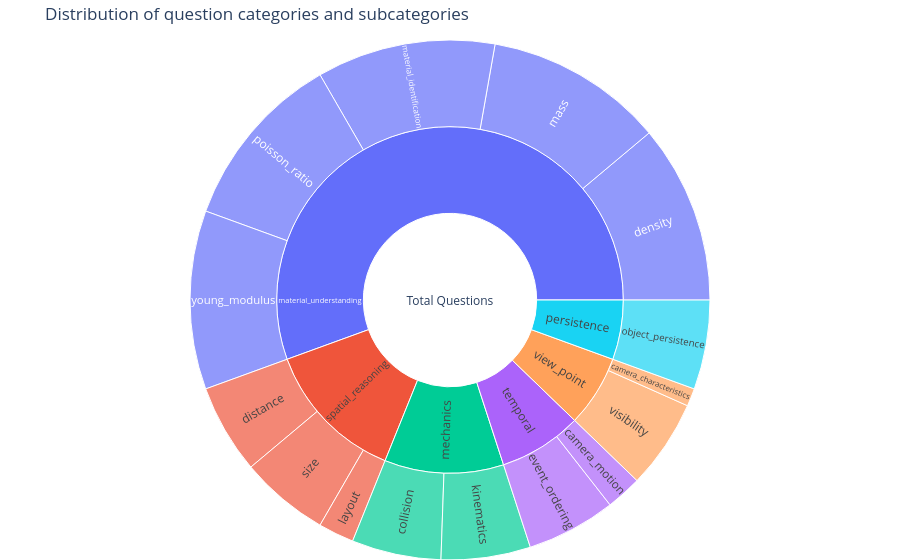

This figure's notebook cell:
### Code cell
import json
import plotly.graph_objects as go

# Paths
PATH_BAL_SUB = "/data0/sebastian.cavada/compositional-physics/tiny_vqa_deterministic/answering_questions/balancing_sub_categories.json"
PATH_DATA = "/data0/sebastian.cavada/compositional-physics/tiny_vqa_deterministic/simple_vqa.json"

# Optional label maps; leave empty if you don't have them
mapping_cat, mapping_sub = {}, {}

with open(PATH_BAL_SUB) as f:
    balancing = json.load(f)  # {sub_category: fraction}
with open(PATH_DATA) as f:
    data = json.load(f)  # {main_cat: {id: {"sub_category": ...}, ...}}

# Build hierarchy: root -> main_cat -> sub_category
labels = ["Total Questions"]
parents = [""]
values = [0.0]  # we'll overwrite with total

main_totals = {}
subs_for_main = {}

for main_cat, items in data.items():
    seen = set()
    for _, props in items.items():
        if not isinstance(props, dict):
            continue
        sc = props.get("sub_category")
        if sc and sc in balancing:
            seen.add(sc)

    if not seen:
        continue

    # Sum the balancing fractions for this main category
    total = sum(balancing[sc] for sc in seen)
    main_totals[main_cat] = total
    subs_for_main[main_cat] = sorted(seen)

# Add main categories
for main_cat, total in main_totals.items():
    labels.append(mapping_cat.get(main_cat, main_cat))
    parents.append("Total Questions")
    values.append(total)

# Add subcategories under each main category
for main_cat, sc_list in subs_for_main.items():
    parent_label = mapping_cat.get(main_cat, main_cat)
    for sc in sc_list:
        labels.append(mapping_sub.get(sc, sc))
        parents.append(parent_label)
        values.append(balancing[sc])

# Set root value to sum of mains
values[0] = sum(main_totals.values())

fig = go.Figure(
    go.Sunburst(
        labels=labels,
        parents=parents,
        values=values,
        branchvalues="total",
        insidetextorientation="radial",  # words perpendicular to the radius
        hovertemplate="<b>%{label}</b><br>Value: %{value:.3f}<extra></extra>",
    )
)

fig.update_layout(
    title="Distribution of question categories and subcategories",
    margin=dict(t=40, l=0, r=0, b=0),
)

fig.show()

### Figure 1 — Plotly figure (JSON) as saved in the notebook; plotly's stock layout.template omitted (floating-point values rounded to 4 significant figures)
{"data": [{"branchvalues": "total", "hovertemplate": "<b>%{label}</b><br>Value: %{value:.3f}<extra></extra>", "insidetextorientation": "radial", "labels": ["Total Questions", "spatial_reasoning", "mechanics", "material_understanding", "view_point", "temporal", "persistence", "distance", "layout", "size", "collision", "kinematics", "density", "mass", "material_identification", "poisson_ratio", "young_modulus", "camera_characteristics", "visibility", "camera_motion", "event_ordering", "object_persistence"], "parents": ["", "Total Questions", "Total Questions", "Total Questions", "Total Questions", "Total Questions", "Total Questions", "spatial_reasoning", "spatial_reasoning", "spatial_reasoning", "mechanics", "mechanics", "material_understanding", "material_understanding", "material_understanding", "material_understanding", "material_understanding", "view_point", "view_point", "temporal", "temporal", "persistence"], "type": "sunburst", "values": [0.9, 0.12, 0.1, 0.5, 0.06, 0.07, 0.05, 0.05, 0.02, 0.05, 0.05, 0.05, 0.1, 0.1, 0.1, 0.1, 0.1, 0.01, 0.05, 0.02, 0.05, 0.05]}], "layout": {"margin": {"b": 0, "l": 0, "r": 0, "t": 40}, "title": {"text": "Distribution of question categories and subcategories"}}}
